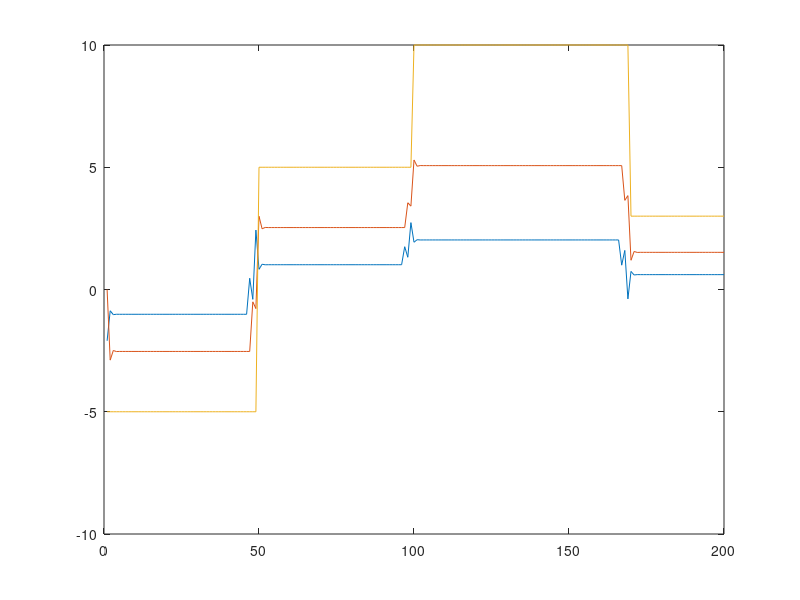
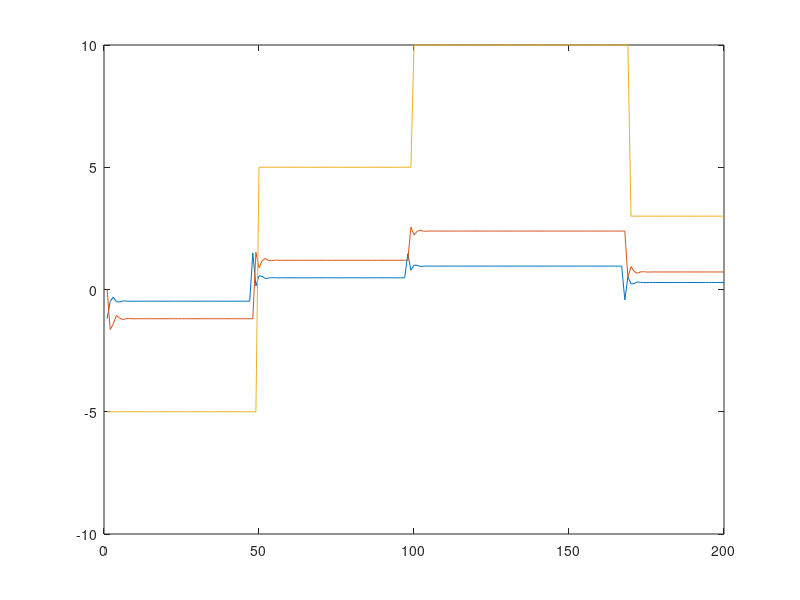

Write the MATLAB code that produced these figures, in order.
clear all;           clc;                      nu=3;            
b1= 1.3767;          a1=-0.4493;               umin=-10;                       
n1=1;                n2=3;                     umax=10;       d=[0 0 0];
%==========================================================================
lnw=ones(1,9);
for k=1:250
lnw(k)=-5;      if k>=50
lnw(k)=5;  end
                if k>=100
lnw(k)=10;  end
                if k>=170
lnw(k)=3; end
end
%==========================================================================
Ca =[1;           (1-a1);            a1*(1-a1)*(1-a1)] ;
Cb =[b1;       b1*(1-a1);       b1*((1-a1)*(1-a1)+a1)] ;
for j=1:(2)
Ca=[Ca [zeros(j,1); Ca(1:(length(Ca)-j),1)]];
Cb=[Cb [zeros(j,1); Cb(1:(length(Cb)-j),1)]];
end
CaS=Ca;
CbS=Cb;
%==========================================================================
for i=1:(n2)
CaS=[CaS;(1-a1)*Ca(3,1)+(a1)*Ca(2,1)+b1*Ca(1,1) ...
    (1-a1)*Ca(3,2)+(a1)*Ca(2,2)+b1*Ca(1,2) (1-a1)*Ca(3,3)+(a1)*Ca(2,3)+b1*Ca(1,3) ]
Ca=[Ca(2:3,:);(1-a1)*Ca(3,1)+(a1)*Ca(2,1)+b1*Ca(1,1)...
    (1-a1)*Ca(3,2)+(a1)*Ca(2,2)+b1*Ca(1,2) (1-a1)*Ca(3,3)+(a1)*Ca(2,3)+b1*Ca(1,3) ];
CbS=[CbS;(1-a1)*Cb(3,1)+(a1)*Cb(2,1)+b1*Cb(1,1) (1-a1)*Cb(3,2)+(a1)*Cb(2,2)+b1*Cb(1,2)...
(1-a1)*Cb(3,3)+(a1)*Cb(2,3)+b1*Cb(1,3) ];
Cb=[Cb(2:3,:);(1-a1)*Cb(3,1)+(a1)*Cb(2,1)+b1*Cb(1,1)...
    (1-a1)*Cb(3,2)+(a1)*Cb(2,2)+b1*Cb(1,2) (1-a1)*Cb(3,3)+(a1)*Cb(2,3)+b1*Cb(1,3)];
end
%AAAAAAAAAAAAAAAAAAAAAAAAAAAAAAAAAAAAAAAAAAAAAAAAAAAAAAAAAAAAAAAAAAAAAAAAA
Ca=[CaS(n2-2,1) 0 0;...
    CaS(n2-1,1) CaS(n2-2,1) 0; ...
    CaS(n2+0,1) CaS(n2-1,1)  CaS(n2-2,1) ] ;
HA=[CaS(n2-1,1) CaS(n2+0,1);...
    CaS(n2+0,1) CaS(n2+1,1);...
    CaS(n2+1,1) CaS(n2+2,1) ];
% Bbbbbbbbbbbbbbbbbbbbbbbbbbbbbbbbbbbbbbbbbbbbbbbbbbbbbbbbbbbbbbbbbbbbbbbbb
Cb=[CbS(n2-2,1) 0 0;...
    CbS(n2-1,1) CbS(n2-2,1) 0;...
    CbS(n2+0,1) CbS(n2-1,1) CbS(n2-2,1) ]; 
Hb=[CbS(n2-1,1) ;...
    CbS(n2+0,1) ; ...
    CbS(n2+1,1) ];
CaI=inv(Ca); 

Q=CaI*HA;
P=CaI*Hb;
H=CaI*Cb;

%xxxxxxxxxxxxxxxxxxxxxxxxxxxxx ARITHMETICAL PART xxxxxxxxXxxxxxxxxxxxxxxxx

p=inv(H'*H+0.5*eye(size(H'*H)))*H';                    d=[0 0 0]; 
q=p*[Q P];                     q1=q(1,1);  q2=q(1,2);  q3=q(1,3);  
for i=1:(n2-n1+1)
pp(i)=p(1,i);
end

for k=1:200
zed(k)=k;                   y(k)=-a1*d(1)+b1*d(3);      duw=0;
for i=1:(n2-n1+1)
duw=duw+pp(i)*lnw(k+n1+i-1);
end
du(k)=-q1*y(k)-q2*d(1)+duw;
d(1)=y(k); 
d(2)=du(k);                  u(k)=d(3)+du(k);          d(3)=u(k); 
end
figure;                         plot(zed,u,zed,y,zed,lnw(1:200));

%xxxxxxxxxxxxxxxxxxxxxxxxx OBSERVING CONSTRAINTS xxxxxxxxXxxxxxxxxxxxxxxxxx
for j=1:(2)
P=[P [zeros(j,1);P(1:(length(P)-j),1)]];
end 
H=H'*H+ 20*eye(size(H'*H));                           d=[0 0 0];
options = optimset('LargeScale','off','Display','off');

for k=1:200  
zed(k)=k;               y(k)=-(a1)*d(1)+ b1*d(3); 

m1=P'*Q*[y(k);d(1)]        
m2=P'*lnw((n1+k-1):(n2+k-1))'      
m3=(m1-m2);

A=[-tril(ones(3));       tril(ones(3))];
b=[-ones(3,1)*umin+ones(3,1)*d(3);      ones(3,1)*umax-ones(3,1)*d(3)];
[lngap]=quadprog(H,m3,A,b,[],[],[],[],[],options);      du(k)=lngap(1);  
d(1)=y(k);         d(2)=du(k);         u(k)=d(3)+du(k);      d(3)=u(k);
end  
figure; plot(zed,u,zed,y,zed,lnw(1:200));
%xxxxxxxxxxxxxxxxxxxxxxxxxxxxx ARITHMETICAL PART xxxxxxxxXxxxxxxxxxxxxxxxx




    
